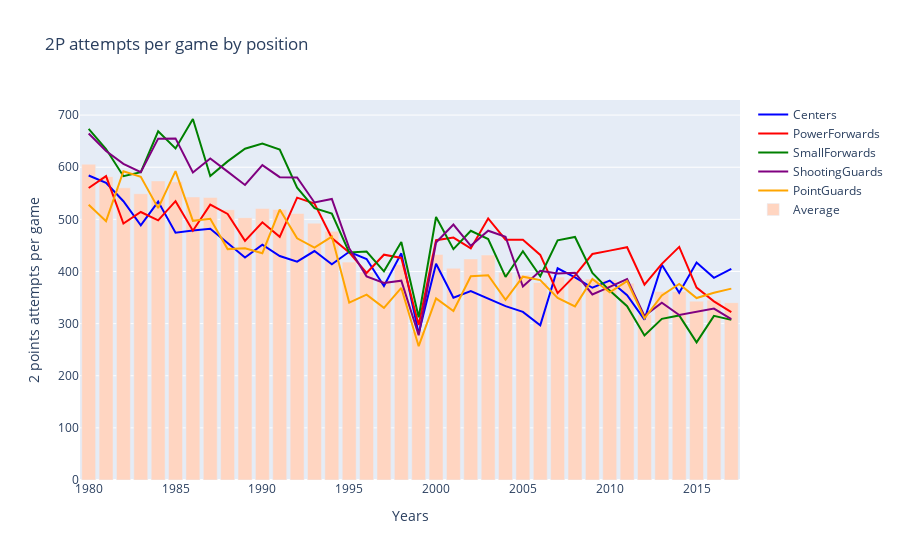

The code cell stored with this chart in its notebook:
### Code cell
p2c = go.Scatter(x=years_shotsgame, y=shots_game_c['2PA'], name='Centers', marker=dict(color='blue'))
p2pf = go.Scatter(x=years_shotsgame, y=shots_game_pf['2PA'], name='PowerForwards', marker=dict(color='red'))
p2sf = go.Scatter(x=years_shotsgame, y=shots_game_sf['2PA'], name='SmallForwards', marker=dict(color='green'))
p2sg = go.Scatter(x=years_shotsgame, y=shots_game_sg['2PA'], name='ShootingGuards', marker=dict(color='purple'))
p2pg = go.Scatter(x=years_shotsgame, y=shots_game_pg['2PA'], name='PointGuards', marker=dict(color='orange'))
p2gen = go.Bar(x=years_shotsgame, y=shots_game_gen['2PA'], name='Average', marker=dict(color='#FFD5C1'))


data=[p2c,p2pf,p2sf,p2sg,p2pg,p2gen]
layout=go.Layout(
	title='2P attempts per game by position',
	xaxis=dict(
		title='Years',
	),
	yaxis=dict(
		title='2 points attempts per game',       
	),
)

fig = go.Figure(data=data, layout=layout)
pyo.iplot(fig)
